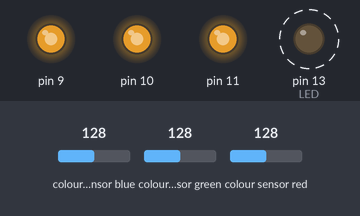
Simulated run of this sketch. Board: Arduino Uno, built with avr-gcc and run on an emulated ATmega328P. Shown: output pins drawn as LEDs (lit = HIGH). Wiring (inferred from the names in the program): TCS3200 colour sensor: output pin 2; S2 pin 5; S3 pin 6; S0 pin 3; S1 pin 4. Dashed ring = blinking. Inputs (shaded band) come from the test bench; at power-on: colour sensor blue 128, colour sensor red 128, colour sensor green 128. Pins used as bus, display or sensor lines are not drawn; what the sketch prints to the serial monitor is not drawn.

Above: at 1.88 s.
1.9 s: colour sensor blue set to 191
At 2.03 s:
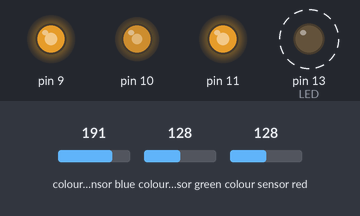
4.9 s: colour sensor blue set to 5
At 5.03 s:
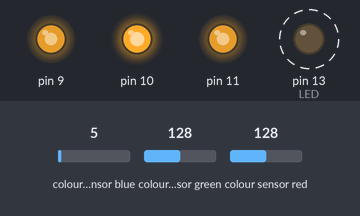
7.9 s: colour sensor red set to 191
At 8.03 s:
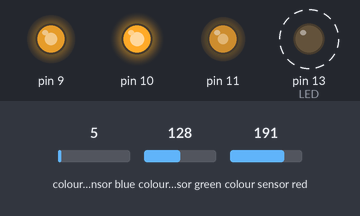
Timing chart, 0 to 16.9 s (numbered marks = the images above; inputs shaded):
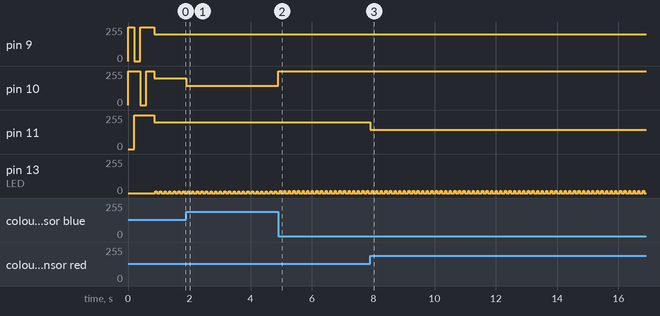

Measured:
- after the input at 1.9 s, pin 10: 199/255 → 143/255 at once
- after the input at 4.9 s, pin 10: 143/255 → 255/255 at once
- after the input at 7.9 s, pin 11: 199/255 → 143/255 at once
- by itself, pin 13 (LED): alternates 16/255 for 0.04 s and 0/255 for 0.11 s

The sketch:

new_color_detect_TCS3200.ino
```cpp
// The three-primary colours of light : RGB

#include <Timer.h>
#include <RGBTools.h>
#define MaxInput 50

const byte S0 = 3;	/* pinB */
const byte S1 = 4;	/* pinA */
const byte S2 = 5;	/* pinE */
const byte S3 = 6;	/* pinF */
const byte TAOS_OUT_PIN = 2;	/* pinC */
const byte LED = 13;	/* pinD */
const byte LED_R = 11;
const byte LED_G = 9;
const byte LED_B = 10;

//Output frequency scaling selection inputs.
//Power off, Two PERCENT, Twenty PERCENT, Hundred PERCENT
enum OFSSI { E_PowerOff, E_TwoPer, E_TwePer, E_HunPer};
enum COLOR { E_white, E_red, E_blue, E_green};

Timer timer;
RGBTools RGB( LED_R, LED_G, LED_B, COMMON_ANODE);

void doAfter()
{
  // 150m sec tick started id
  int tickEvent = timer.every(150, detectColor);
}

void setup() {
  TCS3200setup();
  Serial.begin(115200);
  Serial.println(" === Set RED ===");
  RGB.setColor(Color::RED);
  delay(200);
  Serial.println(" === Set GREEN ===");
  RGB.setColor(Color::GREEN);
  delay(200);
  Serial.println(" === Set BLUE ===");
  RGB.setColor(Color::BLUE);
  delay(200);
  RGB.setColor(Color::OFF);

  //delay 100ms for TCS3200Setup
  int afterEvent = timer.after(100, doAfter);
}

// primary loop takes color readings from all four channels and displays the raw values once per second.  What you might wish to do with those values is up to you...
void loop() {

  timer.update();

}

void setDataRange(float *Data, float toLow, float toHigh) {

  if(toLow > toHigh)
    return;

  if(toLow > *Data)
    *Data = toLow;
  else if (toHigh < *Data)
    *Data = toHigh;
}

void detectColor(void) {

  float white = colorRead( E_white, 1);
  float red = colorRead( E_red, 1);
  float blue = colorRead( E_blue, 1);
  float green = colorRead( E_green, 1);

  Serial.ardprt("white: %f,\tred  : %f,\tgreen: %f,\tblue : %f", white, red, green, blue);
//only show R, G, B
/*
  red = map(red, 0, 180, 0, 100);
  blue = map(blue, 0, 100, 0, 100);
  green = map(green, 0, 170, 0, 100);
  if (white < 30) {
    if (red < blue && red < green) {
      Serial.println("RED");
      analogWrite(LED_R, 0);
    }else{
      analogWrite(LED_R, 255);
    }
    if (blue < red && blue < green) {
      Serial.println("BLUE");
      analogWrite(LED_B, 0);
    }else{
      analogWrite(LED_B, 255);
    }
    if (green < red && green < blue) {
      Serial.println("GREEN");
      analogWrite(LED_G, 0);
    }else{
      analogWrite(LED_G, 255);
    }
  }
*/
//show the Color on RGB_LED
  setDataRange(&white, 0 , MaxInput);
  setDataRange(&red  , 0 , MaxInput);
  setDataRange(&blue , 0 , MaxInput);
  setDataRange(&green, 0 , MaxInput);

  white = map(white, MaxInput, 0, 0, 255);
  red   = map(red  , MaxInput, 0, 0, 255);
  blue  = map(blue , MaxInput, 0, 0, 255);
  green = map(green, MaxInput, 0, 0, 255);

  Serial.ardprt("white: %f,\tred  : %f,\tgreen: %f,\tblue : %f", white, red, green, blue);
  Serial.ardprt("===============");

  RGB.setColor(red, green, blue);
  Serial.println("=====================");
}

/*
This section will return the pulseIn reading of the selected color.
It will turn on the sensor at the start taosMode(E_HunPer), and it will power off the sensor at the end taosMode(E_PowerOff)
color codes: 0=white, 1=red, 2=blue, 3=green
if LEDstate is 0, LED will be off. 1 and the LED will be on.
TAOS_OUT_PIN is the ouput pin of the TCS3200.
*/
float colorRead(enum COLOR color, boolean LEDstate) {

  //turn on sensor and use highest frequency/sensitivity setting
  taosMode(E_HunPer);

  //setting for a delay to let the sensor sit for a moment before taking a reading.
  int sensorDelay = 1;	//100

  //set the S2 and S3 pins to select the color to be sensed
  if (E_white == color) { //white
    digitalWrite(S3, LOW); //S3
    digitalWrite(S2, HIGH); //S2
    // Serial.print(" w");
  }

  else if (E_red == color) { //red
    digitalWrite(S3, LOW); //S3
    digitalWrite(S2, LOW); //S2
    // Serial.print(" r");
  }

  else if (E_blue == color) { //blue
    digitalWrite(S3, HIGH); //S3
    digitalWrite(S2, LOW); //S2
    // Serial.print(" b");
  }

  else if (E_green == color) { //green
    digitalWrite(S3, HIGH); //S3
    digitalWrite(S2, HIGH); //S2
    // Serial.print(" g");
  }
  else{

  }
  // create a var where the pulse reading from sensor will go
  float readPulse;

  //  turn LEDs on or off, as directed by the LEDstate var
  if (LEDstate == 0) {
    digitalWrite(LED, LOW);
  }
  if (LEDstate == 1) {
    digitalWrite(LED, HIGH);
  }

  // wait a bit for LEDs to actually turn on, as directed by sensorDelay var
  delay(sensorDelay);

  // now take a measurement from the sensor, timing a low pulse on the sensor's "out" pin
  readPulse = pulseIn(TAOS_OUT_PIN, LOW, 80000);

  //if the pulseIn times out, it returns 0 and that throws off numbers. just cap it at 80k if it happens
  setDataRange(&readPulse, 0.1 , 80000);

  //turn off color sensor and LEDs to save power
  taosMode(E_PowerOff);

  // return the pulse value back to whatever called for it...
  return readPulse;

}

// Operation modes area, controlled by hi/lo settings on S0 and S1 pins.
//setting mode to zero will put taos into low power mode. taosMode(E_PowerOff);

void taosMode(enum OFSSI mode) {

  if (E_PowerOff == mode) {
    //power OFF mode-  LED off and both channels "low"
    digitalWrite(LED, LOW);
    digitalWrite(S0, LOW); //S0
    digitalWrite(S1, LOW); //S1
    //  Serial.println("mOFFm");

  } else if (E_HunPer == mode) {
    //this will put in 1:1, highest sensitivity
    digitalWrite(S0, HIGH); //S0
    digitalWrite(S1, HIGH); //S1
    // Serial.println("m1:1m");

  } else if (E_TwePer == mode) {
    //this will put in 1:5
    digitalWrite(S0, HIGH); //S0
    digitalWrite(S1, LOW); //S1
    //Serial.println("m1:5m");

  } else if (E_TwoPer == mode) {
    //this will put in 1:50
    digitalWrite(S0, LOW); //S0
    digitalWrite(S1, HIGH); //S1
    //Serial.println("m1:50m");
  } else {

  }

  return;

}

void TCS3200setup() {

  //initialize pins
  pinMode(LED, OUTPUT); //LED pinD

  //color mode selection
  pinMode(S2, OUTPUT); //S2 pinE
  pinMode(S3, OUTPUT); //s3 pinF

  //color response pin (only actual input from taos)
  pinMode(TAOS_OUT_PIN, INPUT); //TAOS_OUT_PIN pinC

  //communication freq (sensitivity) selection
  pinMode(S0, OUTPUT); //S0 pinB
  pinMode(S1, OUTPUT); //S1 pinA

  return;

}
```
